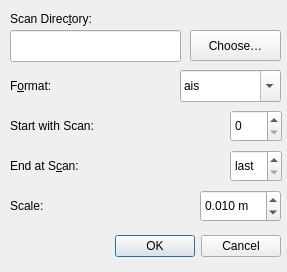
<?xml version="1.0" encoding="UTF-8"?>
<ui version="4.0">
 <class>ScanPicker</class>
 <widget class="QDialog" name="ScanPicker">
  <property name="geometry">
   <rect>
    <x>0</x>
    <y>0</y>
    <width>287</width>
    <height>272</height>
   </rect>
  </property>
  <property name="windowTitle">
   <string>Open Scan Diretory…</string>
  </property>
  <widget class="QDialogButtonBox" name="buttonBox">
   <property name="geometry">
    <rect>
     <x>10</x>
     <y>230</y>
     <width>271</width>
     <height>32</height>
    </rect>
   </property>
   <property name="orientation">
    <enum>Qt::Horizontal</enum>
   </property>
   <property name="standardButtons">
    <set>QDialogButtonBox::Cancel|QDialogButtonBox::Ok</set>
   </property>
  </widget>
  <widget class="QLineEdit" name="lineEditDirectory">
   <property name="geometry">
    <rect>
     <x>10</x>
     <y>30</y>
     <width>171</width>
     <height>32</height>
    </rect>
   </property>
  </widget>
  <widget class="QPushButton" name="buttonChooseDirectory">
   <property name="geometry">
    <rect>
     <x>190</x>
     <y>30</y>
     <width>91</width>
     <height>31</height>
    </rect>
   </property>
   <property name="text">
    <string>Choose…</string>
   </property>
  </widget>
  <widget class="QLabel" name="label">
   <property name="geometry">
    <rect>
     <x>10</x>
     <y>10</y>
     <width>101</width>
     <height>18</height>
    </rect>
   </property>
   <property name="text">
    <string>Scan Direc&amp;tory:</string>
   </property>
   <property name="buddy">
    <cstring>lineEditDirectory</cstring>
   </property>
  </widget>
  <widget class="QLabel" name="label_2">
   <property name="geometry">
    <rect>
     <x>10</x>
     <y>70</y>
     <width>59</width>
     <height>31</height>
    </rect>
   </property>
   <property name="text">
    <string>F&amp;ormat:</string>
   </property>
   <property name="buddy">
    <cstring>comboBoxFormat</cstring>
   </property>
  </widget>
  <widget class="QComboBox" name="comboBoxFormat">
   <property name="geometry">
    <rect>
     <x>180</x>
     <y>70</y>
     <width>101</width>
     <height>32</height>
    </rect>
   </property>
   <property name="editable">
    <bool>true</bool>
   </property>
   <property name="currentText">
    <string>uos</string>
   </property>
   <item>
    <property name="text">
     <string>ais</string>
    </property>
   </item>
   <item>
    <property name="text">
     <string>asc</string>
    </property>
   </item>
   <item>
    <property name="text">
     <string>b3d</string>
    </property>
   </item>
   <item>
    <property name="text">
     <string>cad</string>
    </property>
   </item>
   <item>
    <property name="text">
     <string>faro_xyz_rgbr</string>
    </property>
   </item>
   <item>
    <property name="text">
     <string>front</string>
    </property>
   </item>
   <item>
    <property name="text">
     <string>iais</string>
    </property>
   </item>
   <item>
    <property name="text">
     <string>ifp</string>
    </property>
   </item>
   <item>
    <property name="text">
     <string>ks</string>
    </property>
   </item>
   <item>
    <property name="text">
     <string>ks_rgb</string>
    </property>
   </item>
   <item>
    <property name="text">
     <string>las</string>
    </property>
   </item>
   <item>
    <property name="text">
     <string>laz</string>
    </property>
   </item>
   <item>
    <property name="text">
     <string>leica</string>
    </property>
   </item>
   <item>
    <property name="text">
     <string>leica_xyzr</string>
    </property>
   </item>
   <item>
    <property name="text">
     <string>oct</string>
    </property>
   </item>
   <item>
    <property name="text">
     <string>old</string>
    </property>
   </item>
   <item>
    <property name="text">
     <string>pci</string>
    </property>
   </item>
   <item>
    <property name="text">
     <string>pcl</string>
    </property>
   </item>
   <item>
    <property name="text">
     <string>ply</string>
    </property>
   </item>
   <item>
    <property name="text">
     <string>pts</string>
    </property>
   </item>
   <item>
    <property name="text">
     <string>ptsr</string>
    </property>
   </item>
   <item>
    <property name="text">
     <string>pts_rgb</string>
    </property>
   </item>
   <item>
    <property name="text">
     <string>pts_rgbr</string>
    </property>
   </item>
   <item>
    <property name="text">
     <string>pts_rrgb</string>
    </property>
   </item>
   <item>
    <property name="text">
     <string>riegl_bin</string>
    </property>
   </item>
   <item>
    <property name="text">
     <string>riegl_txt</string>
    </property>
   </item>
   <item>
    <property name="text">
     <string>rts</string>
    </property>
   </item>
   <item>
    <property name="text">
     <string>rts_map</string>
    </property>
   </item>
   <item>
    <property name="text">
     <string>rxp</string>
    </property>
   </item>
   <item>
    <property name="text">
     <string>stl</string>
    </property>
   </item>
   <item>
    <property name="text">
     <string>txyzr</string>
    </property>
   </item>
   <item>
    <property name="text">
     <string>uos</string>
    </property>
   </item>
   <item>
    <property name="text">
     <string>uosr</string>
    </property>
   </item>
   <item>
    <property name="text">
     <string>uos_frames</string>
    </property>
   </item>
   <item>
    <property name="text">
     <string>uos_map</string>
    </property>
   </item>
   <item>
    <property name="text">
     <string>uos_map_frames</string>
    </property>
   </item>
   <item>
    <property name="text">
     <string>uos_rgb</string>
    </property>
   </item>
   <item>
    <property name="text">
     <string>uos_rgbr</string>
    </property>
   </item>
   <item>
    <property name="text">
     <string>uos_rrgb</string>
    </property>
   </item>
   <item>
    <property name="text">
     <string>uos_rrgbt</string>
    </property>
   </item>
   <item>
    <property name="text">
     <string>velodyne</string>
    </property>
   </item>
   <item>
    <property name="text">
     <string>velodyne_frames</string>
    </property>
   </item>
   <item>
    <property name="text">
     <string>wrl</string>
    </property>
   </item>
   <item>
    <property name="text">
     <string>x3d</string>
    </property>
   </item>
   <item>
    <property name="text">
     <string>xyz</string>
    </property>
   </item>
   <item>
    <property name="text">
     <string>xyzr</string>
    </property>
   </item>
   <item>
    <property name="text">
     <string>xyz_rgb</string>
    </property>
   </item>
   <item>
    <property name="text">
     <string>xyz_rgbr</string>
    </property>
   </item>
   <item>
    <property name="text">
     <string>xyz_rrgb</string>
    </property>
   </item>
   <item>
    <property name="text">
     <string>zahn</string>
    </property>
   </item>
   <item>
    <property name="text">
     <string>zuf</string>
    </property>
   </item>
  </widget>
  <widget class="QLabel" name="label_3">
   <property name="geometry">
    <rect>
     <x>10</x>
     <y>110</y>
     <width>161</width>
     <height>31</height>
    </rect>
   </property>
   <property name="text">
    <string>Start with Scan:</string>
   </property>
   <property name="buddy">
    <cstring>spinBoxStart</cstring>
   </property>
  </widget>
  <widget class="QLabel" name="label_4">
   <property name="geometry">
    <rect>
     <x>10</x>
     <y>150</y>
     <width>141</width>
     <height>31</height>
    </rect>
   </property>
   <property name="text">
    <string>End at S&amp;can:</string>
   </property>
   <property name="buddy">
    <cstring>spinBoxEnd</cstring>
   </property>
  </widget>
  <widget class="QSpinBox" name="spinBoxStart">
   <property name="geometry">
    <rect>
     <x>230</x>
     <y>110</y>
     <width>52</width>
     <height>32</height>
    </rect>
   </property>
   <property name="maximum">
    <number>999</number>
   </property>
  </widget>
  <widget class="QSpinBox" name="spinBoxEnd">
   <property name="geometry">
    <rect>
     <x>230</x>
     <y>150</y>
     <width>52</width>
     <height>32</height>
    </rect>
   </property>
   <property name="specialValueText">
    <string>last</string>
   </property>
   <property name="minimum">
    <number>-1</number>
   </property>
   <property name="maximum">
    <number>999</number>
   </property>
   <property name="value">
    <number>-1</number>
   </property>
  </widget>
  <widget class="QLabel" name="label_5">
   <property name="geometry">
    <rect>
     <x>10</x>
     <y>190</y>
     <width>59</width>
     <height>31</height>
    </rect>
   </property>
   <property name="text">
    <string>Scale:</string>
   </property>
  </widget>
  <widget class="QDoubleSpinBox" name="spinBoxScale">
   <property name="geometry">
    <rect>
     <x>200</x>
     <y>190</y>
     <width>81</width>
     <height>32</height>
    </rect>
   </property>
   <property name="suffix">
    <string> m</string>
   </property>
   <property name="decimals">
    <number>3</number>
   </property>
   <property name="minimum">
    <double>0.001000000000000</double>
   </property>
   <property name="maximum">
    <double>1.000000000000000</double>
   </property>
   <property name="singleStep">
    <double>0.001000000000000</double>
   </property>
   <property name="value">
    <double>0.010000000000000</double>
   </property>
  </widget>
 </widget>
 <tabstops>
  <tabstop>lineEditDirectory</tabstop>
  <tabstop>buttonChooseDirectory</tabstop>
  <tabstop>comboBoxFormat</tabstop>
  <tabstop>spinBoxStart</tabstop>
  <tabstop>spinBoxEnd</tabstop>
 </tabstops>
 <resources/>
 <connections>
  <connection>
   <sender>buttonBox</sender>
   <signal>accepted()</signal>
   <receiver>ScanPicker</receiver>
   <slot>accept()</slot>
   <hints>
    <hint type="sourcelabel">
     <x>228</x>
     <y>204</y>
    </hint>
    <hint type="destinationlabel">
     <x>157</x>
     <y>227</y>
    </hint>
   </hints>
  </connection>
  <connection>
   <sender>buttonBox</sender>
   <signal>rejected()</signal>
   <receiver>ScanPicker</receiver>
   <slot>reject()</slot>
   <hints>
    <hint type="sourcelabel">
     <x>280</x>
     <y>210</y>
    </hint>
    <hint type="destinationlabel">
     <x>286</x>
     <y>227</y>
    </hint>
   </hints>
  </connection>
  <connection>
   <sender>buttonChooseDirectory</sender>
   <signal>clicked()</signal>
   <receiver>ScanPicker</receiver>
   <slot>chooseScanDirectory()</slot>
   <hints>
    <hint type="sourcelabel">
     <x>235</x>
     <y>45</y>
    </hint>
    <hint type="destinationlabel">
     <x>143</x>
     <y>113</y>
    </hint>
   </hints>
  </connection>
 </connections>
 <slots>
  <slot>chooseScanDirectory()</slot>
 </slots>
</ui>
